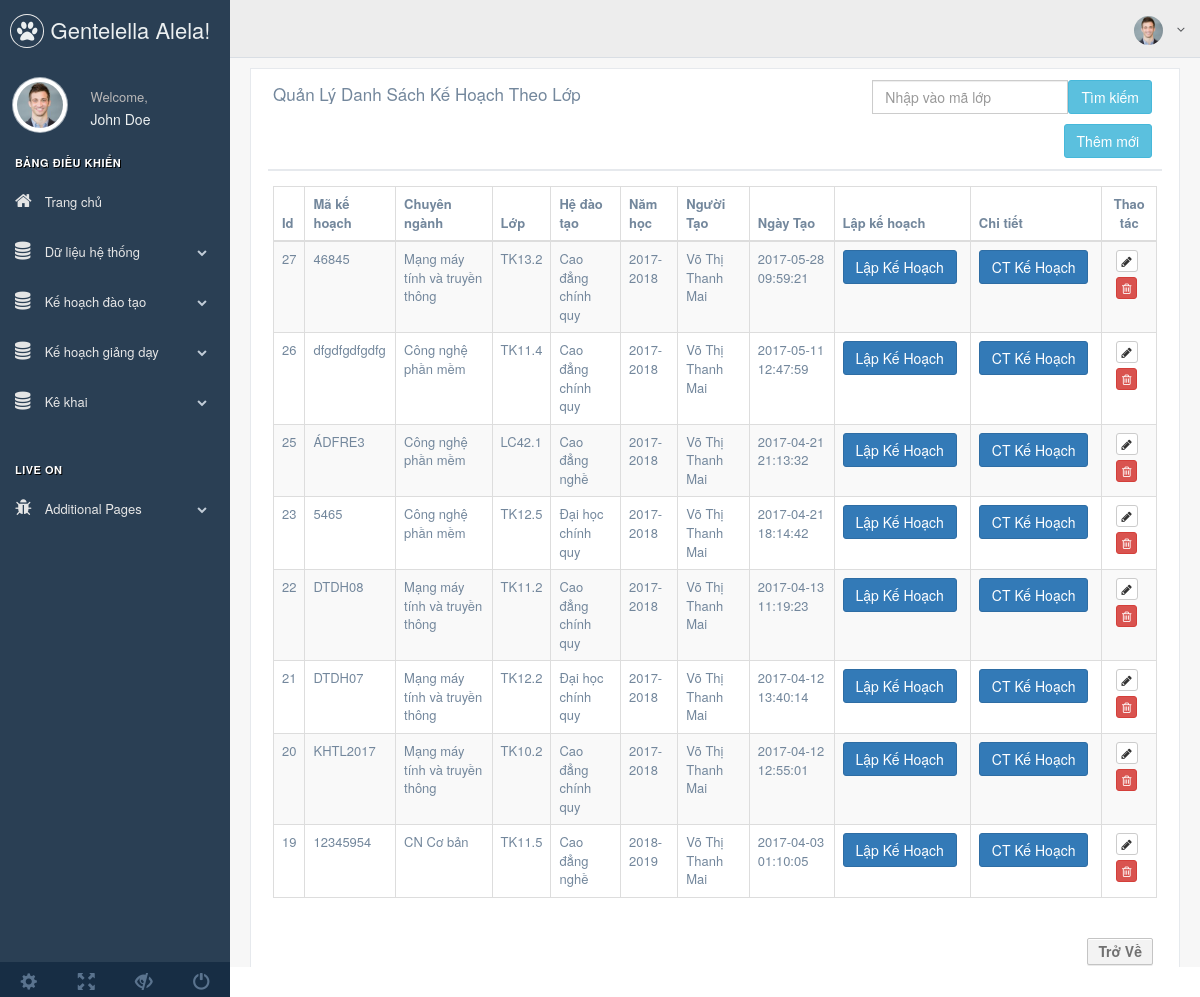
/index.php/kehoach/kehoachtheolop, run on the app's committed database.
### tables this page shows
CREATE TABLE `kehoachtheolop` (
  `id` int(11) NOT NULL,
  `makehoachtheolop` varchar(200) DEFAULT NULL,
  `machuyennganh` varchar(50) DEFAULT NULL,
  `malop` varchar(20) DEFAULT NULL,
  `mahedaotao` varchar(20) DEFAULT NULL,
  `namhoc` varchar(20) DEFAULT NULL,
  `nguoithaotac` varchar(20) DEFAULT NULL,
  `duyet` tinyint(1) DEFAULT '0',
  `created_at` timestamp NULL DEFAULT CURRENT_TIMESTAMP,
  `updated_at` timestamp NULL DEFAULT CURRENT_TIMESTAMP
);

CREATE TABLE `chuyennganh` (
  `id` int(11) NOT NULL,
  `machuyennganh` varchar(100) DEFAULT NULL,
  `tenchuyennganh` varchar(255) DEFAULT NULL,
  `mabomon` varchar(100) DEFAULT NULL,
  `nguoithaotac` varchar(50) DEFAULT NULL,
  `hienthi` tinyint(4) DEFAULT '1',
  `created_at` timestamp NULL DEFAULT CURRENT_TIMESTAMP,
  `updated_at` timestamp NULL DEFAULT CURRENT_TIMESTAMP
);

CREATE TABLE `lop` (
  `id` int(11) NOT NULL,
  `malop` varchar(200) DEFAULT NULL,
  `mahedaotao` varchar(40) DEFAULT NULL,
  `tenlop` varchar(255) DEFAULT NULL,
  `siso` int(100) DEFAULT NULL,
  `machuyennganh` varchar(10) DEFAULT NULL,
  `gvcn` varchar(100) DEFAULT NULL,
  `nguoithaotac` varchar(100) DEFAULT NULL,
  `hienthi` tinyint(1) DEFAULT '1',
  `created_at` timestamp NULL DEFAULT CURRENT_TIMESTAMP,
  `updated_at` timestamp NULL DEFAULT CURRENT_TIMESTAMP
);

CREATE TABLE `hedaotao` (
  `id` int(11) NOT NULL,
  `mahedaotao` varchar(100) DEFAULT NULL,
  `tenhedaotao` varchar(255) DEFAULT NULL,
  `soky` tinyint(10) DEFAULT NULL,
  `hs2` tinyint(5) DEFAULT NULL,
  `nguoithaotac` varchar(6) DEFAULT NULL,
  `hienthi` tinyint(4) DEFAULT '0',
  `created_at` timestamp NULL DEFAULT CURRENT_TIMESTAMP,
  `updated_at` timestamp NULL DEFAULT CURRENT_TIMESTAMP
);

### application/controllers/kehoach/Kehoachtheolop.php (called while the page is built, shortened)
<?php
class Kehoachtheolop extends MY_Controller
{
    public function __construct()
    {
        $this->load->model('ChuyennganhModel');
        $this->load->model('KehoachtheolopModel');
        $this->load->model('ChitietkehoachtheolopModel');
        $this->load->model('MonhocModel');
        $this->load->model('HedaotaoModel');
        $this->load->model('LopModel');
        $this->load->model('AdminModel');
    }
    public function index()
    {
                $this->load->library('pagination');
                $total_row = $this->KehoachtheolopModel->get_total();
                $config  = array();
                $config['total_rows'] =  $total_row;
                $config['base_url'] =  kehoach_url('kehoachtheolop/index');
                $config['per_page'] =  10;
                $config['uri_segment'] = 4;
                $config['next_link']= 'Next' ;
                $config['prev_link']= 'Previous' ;
                $segment = $this->uri->segment(4);
                $segment = intval($segment);
                    $list = $this->KehoachtheolopModel->getKeHoachTheoLop($segment ,$config['per_page']);
                    $data['list'] = $list;
                    $data['temp'] = 'admin/dulieu/kehoachtheolop/index';
                    $this->load->view('admin/main',$data);
    }
}
?>

### index.php (called while the page is built, shortened)
<?php
require_once BASEPATH.'core/CodeIgniter.php';

### application/helpers/admin_helper.php (called while the page is built, shortened)
<?php
    function kehoach_url($url='')
    {
        return base_url('kehoach/'.$url);
    }
?>

### application/core/MY_Model.php (called while the page is built, shortened)
<?php if ( ! defined('BASEPATH')) exit('No direct script access allowed');
    class MY_Model extends CI_Model {
        var $table = '';
        var $key = 'id';
        var $order = '';
        function get_total($input = array())
        {
            $query = $this->db->get($this->table);
            return $query->num_rows();
        }
        protected function get_list_set_input($input = array())
        {
            if (isset($input['order'][0]) && isset($input['order'][1]))
            {
                $this->db->order_by($input['order'][0], $input['order'][1]);
            }
            else
            {
                $order = ($this->order == '') ? array($this->table.'.'.$this->key, 'desc') : $this->order;
                $this->db->order_by($order[0], $order[1]);
            }
        }
        public function getKeHoachTheoLop($start , $num)
        {
            $sql = "SELECT kehoachtheolop.*,tenchuyennganh,tenhedaotao,tenlop,hoten
            FROM  kehoachtheolop
            INNER JOIN  chuyennganh ON kehoachtheolop.machuyennganh = chuyennganh.machuyennganh
            LEFT JOIN   hedaotao  ON kehoachtheolop.mahedaotao= hedaotao.mahedaotao
            LEFT JOIN   lop  ON kehoachtheolop.malop= lop.malop
            LEFT JOIN admin ON  kehoachtheolop.nguoithaotac= admin.maGV
            ORDER BY kehoachtheolop.id DESC LIMIT {$start},{$num}
            ";
           $query = $this ->db-> query($sql);
            return $query->result();
        }
    }
?>

### application/views/admin/dulieu/kehoachtheolop/index.php (the view, shortened to what this page needs)
<div class="x_panel">
    <div class="x_title">
        <h2>Quản Lý Danh Sách Kế Hoạch Theo Lớp </h2>
        <div>
            <form method="get" action="<?php echo kehoach_url('kehoachtheolop/search') ?> ">
                <div class="col-lg-4 pull-right" style="padding-right: 0px;">
                    <div class="input-group">
                        <input type="text"  name="key-search" id="text-search"  class="form-control" placeholder="Nhập vào mã lớp ">
                        <span class="input-group-btn">
                          <a href="/"><input type="submit" value="Tìm kiếm " class="btn btn-info"></a>
                        </span>
                    </div>
                </div>
            </form>
            <a href=" <?php echo kehoach_url('kehoachtheolop/add') ?>" class="btn btn-info pull-right">Thêm mới</a>
        </div>
        <div class="clearfix"></div>
    </div>
    <div class="x_content">
        <table class="table table-striped table-bordered">
            <thead>
                <tr>
                    <th>Id</th>
                    <th>Mã kế hoạch</th>
                    <th>Chuyên ngành</th>
                    <th>Lớp </th>
                    <th>Hệ đào tạo </th>
                    <th>Năm học</th>
                    <th>Người Tạo</th>
                    <th>Ngày Tạo</th>
                    <th>Lập kế hoạch</th>
                    <th>Chi tiết </th>
                    <th class="text-center">Thao tác</th>
                </tr>
            </thead>
            <tbody>
                <?php
                    if (isset($list)) {
                        foreach ($list as  $value) {  ?>
                         <tr>
                            <td><?php echo $value ->id ?></td>
                            <td><?php echo $value ->makehoachtheolop?></td>
                            <td><?php echo $value ->tenchuyennganh ?></td>
                            <td><?php echo $value ->tenlop ?></td>
                            <td><?php echo $value ->tenhedaotao ?></td>
                            <td><?php echo $value ->namhoc ?></td>
                            <td><?php echo $value ->hoten ?></td>
                            <td><?php echo $value ->created_at ?></td>
                            <td>
                                <a href="<?php echo kehoach_url('kehoachtheolop/addKeHoachLop/').$value->id ?>"><button type="button" class="btn btn-primary">Lập Kế Hoạch</button></a>
                            </td>
                            <td>
                                <a href="<?php echo kehoach_url('Kehoachtheolop/viewKeHoachLop/').$value->id ?>"><button type="button" class="btn btn-primary">CT Kế Hoạch</button></a>
                            </td>
                            <td class="text-center">
                                <a class="btn btn-xs btn-default" href=" <?php echo kehoach_url('kehoachtheolop/edit/').$value ->id ?>"><i class="fa fa-pencil"></i></a>
                                <a class="btn btn-xs btn-danger btn-delete-action verify_action " href="<?php echo kehoach_url('kehoachtheolop/delete/').$value ->id ?>"><i class="fa fa-trash-o"></i></a>
                            </td>
                        </tr>
                <?php
                        }
                    }
                 ?>
            </tbody>
        </table>
        <div class="pagina">
            <nav aria-label="Page navigation" class="clearfix">
                <div class="pull-right" style="margin-top: 20px;">
                    <a href="" type="button" class="btn btn-danger" onclick="history.go(-1); return false;" >Trở Về</a>
                </div>
            </nav>
        </div>
    </div>
</div>

### public/admin/css/style.css (style rules this page uses)
.pagina .clearfix a { background: #f3f3f3; border: 1px solid #c4c4c4; border-radius: 2px; box-shadow: 0 1px 0 #eaeaea, 0 1px 0 #ffffff inset; color: #717171; display: inline-block; float: left; font-weight: 700; line-height: 25px; margin-right: 4px; min-height: 25px; padding: 0 10px; text-decoration: none; }

### data on the page
kehoachtheolop: id "27", makehoachtheolop "46845", chuyennganh.tenchuyennganh "Mạng máy tính và truyền thông", lop.tenlop "TK13.2", hedaotao.tenhedaotao "Cao đẳng chính quy", namhoc "2017-2018", admin.hoten "Võ Thị Thanh Mai", created_at "2017-05-28 09:59:21"
kehoachtheolop: id "26", makehoachtheolop "dfgdfgdfgdfg", chuyennganh.tenchuyennganh "Công nghệ phần mềm", lop.tenlop "TK11.4", hedaotao.tenhedaotao "Cao đẳng chính quy", namhoc "2017-2018", admin.hoten "Võ Thị Thanh Mai", created_at "2017-05-11 12:47:59"
kehoachtheolop: id "25", makehoachtheolop "ÁDFRE3", chuyennganh.tenchuyennganh "Công nghệ phần mềm", lop.tenlop "LC42.1", hedaotao.tenhedaotao "Cao đẳng nghề", namhoc "2017-2018", admin.hoten "Võ Thị Thanh Mai", created_at "2017-04-21 21:13:32"
kehoachtheolop: id "23", makehoachtheolop "5465", chuyennganh.tenchuyennganh "Công nghệ phần mềm", lop.tenlop "TK12.5", hedaotao.tenhedaotao "Đại học chính quy", namhoc "2017-2018", admin.hoten "Võ Thị Thanh Mai", created_at "2017-04-21 18:14:42"
kehoachtheolop: id "22", makehoachtheolop "DTDH08", chuyennganh.tenchuyennganh "Mạng máy tính và truyền thông", lop.tenlop "TK11.2", hedaotao.tenhedaotao "Cao đẳng chính quy", namhoc "2017-2018", admin.hoten "Võ Thị Thanh Mai", created_at "2017-04-13 11:19:23"
kehoachtheolop: id "21", makehoachtheolop "DTDH07", chuyennganh.tenchuyennganh "Mạng máy tính và truyền thông", lop.tenlop "TK12.2", hedaotao.tenhedaotao "Đại học chính quy", namhoc "2017-2018", admin.hoten "Võ Thị Thanh Mai", created_at "2017-04-12 13:40:14"
kehoachtheolop: id "20", makehoachtheolop "KHTL2017", chuyennganh.tenchuyennganh "Mạng máy tính và truyền thông", lop.tenlop "TK10.2", hedaotao.tenhedaotao "Cao đẳng chính quy", namhoc "2017-2018", admin.hoten "Võ Thị Thanh Mai", created_at "2017-04-12 12:55:01"
kehoachtheolop: id "19", makehoachtheolop "12345954", chuyennganh.tenchuyennganh "CN Cơ bản", lop.tenlop "TK11.5", hedaotao.tenhedaotao "Cao đẳng nghề", namhoc "2018-2019", admin.hoten "Võ Thị Thanh Mai", created_at "2017-04-03 01:10:05"
